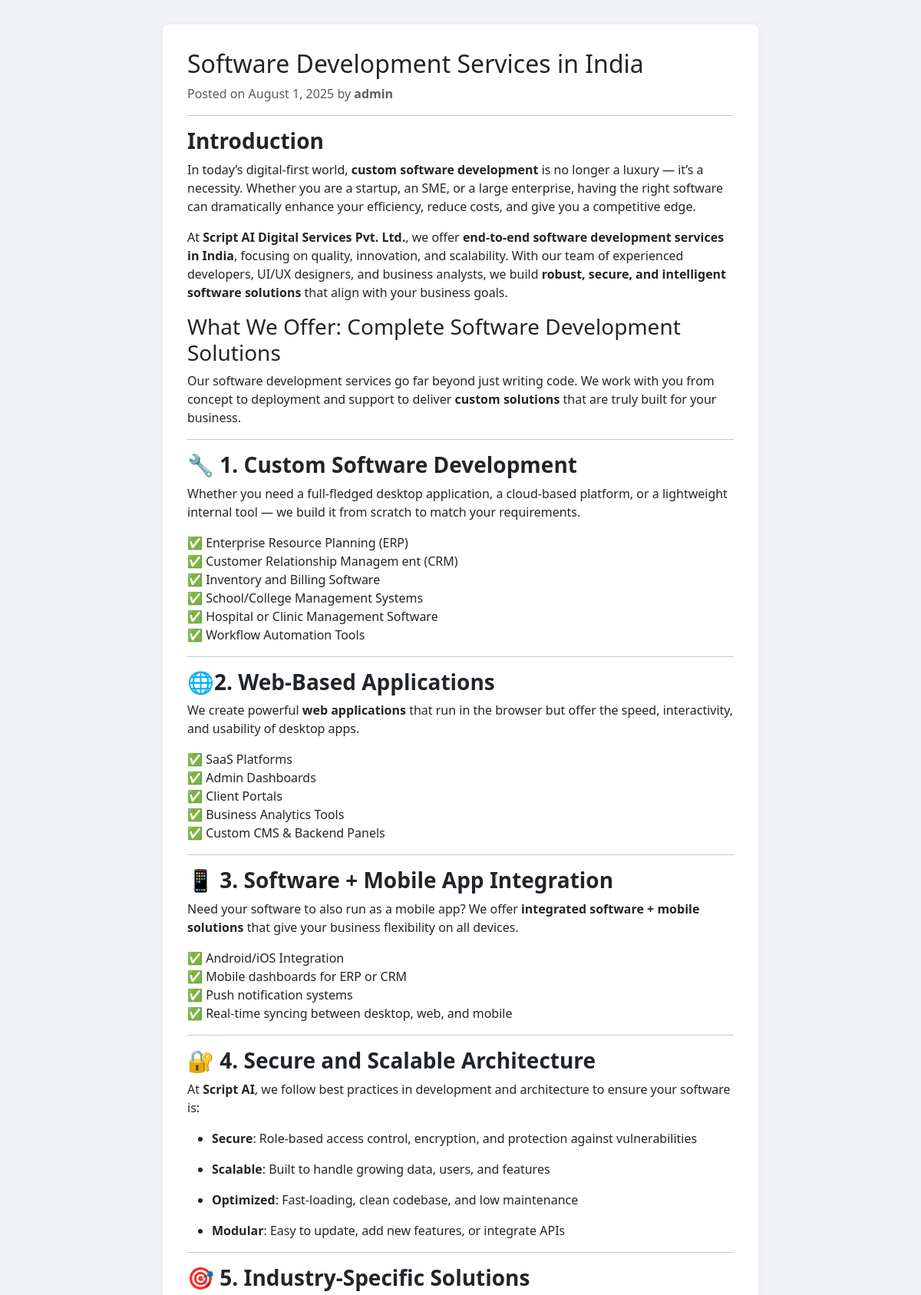
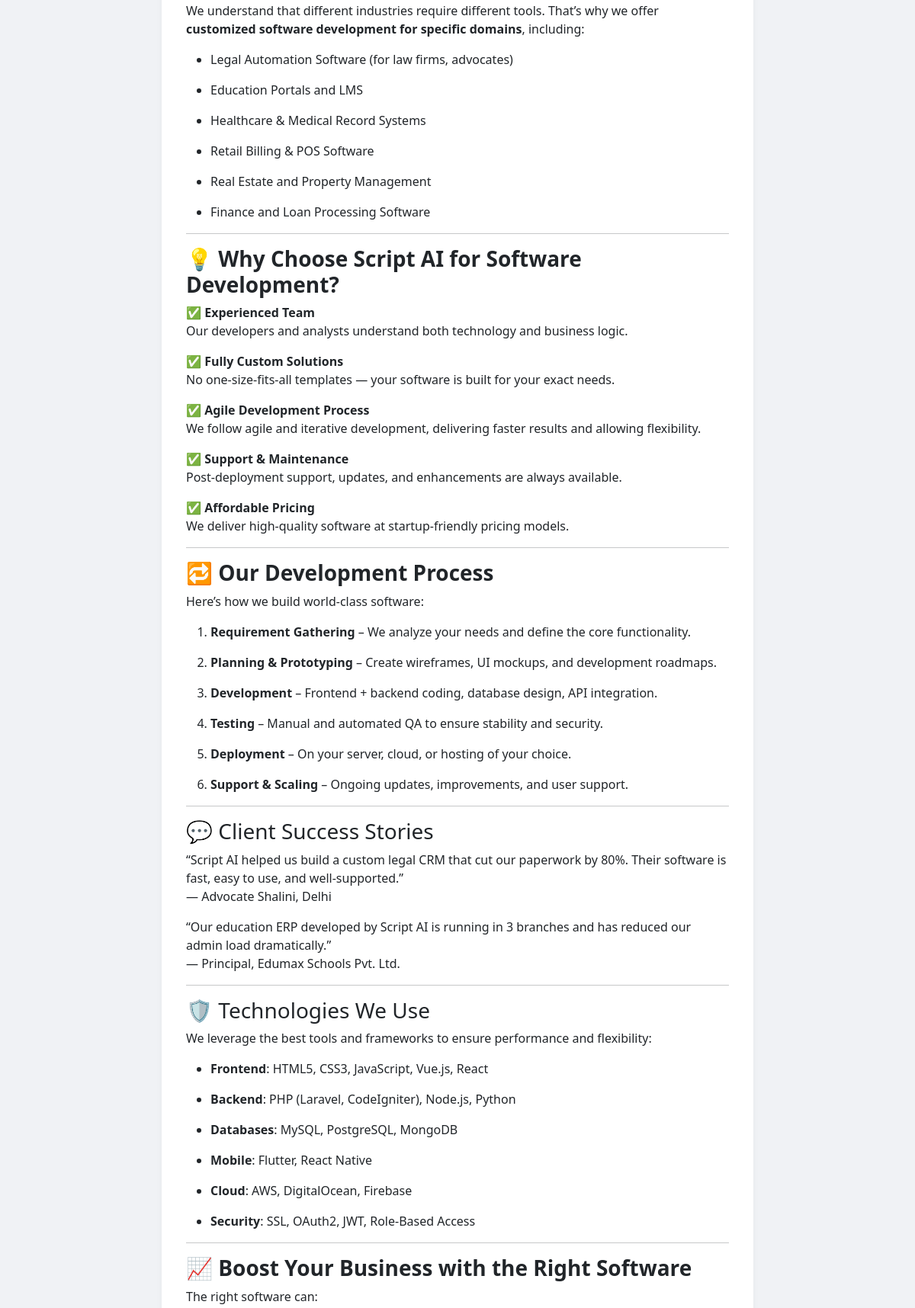
Page /scriptcode/post.php?id=7 (upper part) on the committed database (2 pictures, top to bottom).
### tables this page shows
CREATE TABLE `posts` (
  `id` int(11) NOT NULL,
  `user_id` int(11) DEFAULT NULL,
  `title` varchar(255) DEFAULT NULL,
  `content` text DEFAULT NULL,
  `status` enum('Draft','Published') DEFAULT 'Draft',
  `created_at` timestamp NULL DEFAULT current_timestamp()
);

CREATE TABLE `users` (
  `id` int(11) NOT NULL,
  `username` varchar(100) NOT NULL,
  `email` varchar(150) DEFAULT NULL,
  `password` varchar(255) NOT NULL,
  `role` enum('admin','editor','user','viewer') DEFAULT 'user',
  `created_at` timestamp NULL DEFAULT current_timestamp()
);

### scriptcode/post.php (the view, shortened to what this page needs)
<?php
require_once 'common/db.php';
$post_id = isset($_GET['id']) ? (int)$_GET['id'] : 0;
$stmt = $pdo->prepare("
    SELECT posts.*, users.username AS author
    FROM posts
    JOIN users ON posts.user_id = users.id
    WHERE posts.id = ?
");
$stmt->execute([$post_id]);
$post = $stmt->fetch();
?>
<!DOCTYPE html>
<html lang="en">
<head>
  <link href="https://cdn.jsdelivr.net/npm/bootstrap@5.3.0/dist/css/bootstrap.min.css" rel="stylesheet">
</head>
<body>
<div class="container">
  <div class="post-box">
    <h2><?= htmlspecialchars($post['title']) ?></h2>
    <p class="text-muted">
      Posted on <?= date('F j, Y', strtotime($post['created_at'])) ?> by
      <strong><?= htmlspecialchars($post['author'] ?? 'Unknown') ?></strong>
    </p>
    <hr>
    <div><?= $post['content'] ?></div>
  </div>
</div>
</body>
</html>

### scriptcode/post.php (style rules this page uses)
body { background: #f0f2f5; }
.container { max-width: 800px; }
.post-box { background: #fff; padding: 2rem; border-radius: 8px; margin-top: 2rem; box-shadow: 0 0 8px rgba(0,0,0,0.05); }

### rows in the picture
posts: title "Software Development Services in India", created_at "August 1, 2025", user.username "admin", content "Introduction In today’s digital-first world, custom software development is no longer a luxury — it’s a necessity. Whether you are a startup, an SME, or a large enterprise, having the right software can dramatically enhance your efficiency, reduce costs, and give you a competitive edge. At Script AI Digital Services Pvt. Ltd. , we offer end-to-end software development services in India , focusing on quality, innovation, and scalability. With our team of experienced developers, UI/UX designers, and business analysts, we build robust, secure, and intelligent software solutions that align with your business goals. What We Offer: Complete Software Development Solutions Our software development…"
